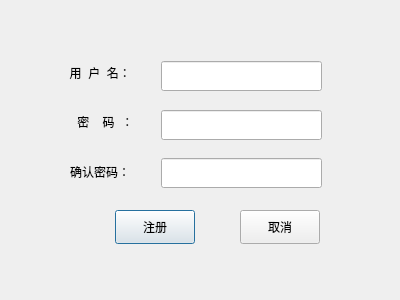
<?xml version="1.0" encoding="UTF-8"?>
<ui version="4.0">
 <class>RegisterDlg</class>
 <widget class="QDialog" name="RegisterDlg">
  <property name="geometry">
   <rect>
    <x>0</x>
    <y>0</y>
    <width>400</width>
    <height>300</height>
   </rect>
  </property>
  <property name="windowTitle">
   <string>Dialog</string>
  </property>
  <widget class="QLabel" name="label">
   <property name="geometry">
    <rect>
     <x>63</x>
     <y>61</y>
     <width>81</width>
     <height>23</height>
    </rect>
   </property>
   <property name="styleSheet">
    <string notr="true">font: 13pt &quot;Ubuntu&quot;;</string>
   </property>
   <property name="text">
    <string>  用  户  名：</string>
   </property>
  </widget>
  <widget class="QLineEdit" name="userLineEdit">
   <property name="geometry">
    <rect>
     <x>161</x>
     <y>61</y>
     <width>161</width>
     <height>30</height>
    </rect>
   </property>
  </widget>
  <widget class="QLabel" name="label_2">
   <property name="geometry">
    <rect>
     <x>64</x>
     <y>110</y>
     <width>81</width>
     <height>23</height>
    </rect>
   </property>
   <property name="styleSheet">
    <string notr="true">font: 13pt &quot;Ubuntu&quot;;</string>
   </property>
   <property name="text">
    <string>    密    码  ：</string>
   </property>
  </widget>
  <widget class="QLineEdit" name="passwdLineEdit">
   <property name="geometry">
    <rect>
     <x>161</x>
     <y>110</y>
     <width>161</width>
     <height>30</height>
    </rect>
   </property>
   <property name="echoMode">
    <enum>QLineEdit::Password</enum>
   </property>
  </widget>
  <widget class="QLabel" name="label_3">
   <property name="geometry">
    <rect>
     <x>70</x>
     <y>160</y>
     <width>75</width>
     <height>23</height>
    </rect>
   </property>
   <property name="styleSheet">
    <string notr="true">font: 13pt &quot;Ubuntu&quot;;</string>
   </property>
   <property name="text">
    <string>确认密码：</string>
   </property>
  </widget>
  <widget class="QLineEdit" name="confirmpasswd">
   <property name="geometry">
    <rect>
     <x>161</x>
     <y>158</y>
     <width>161</width>
     <height>30</height>
    </rect>
   </property>
   <property name="echoMode">
    <enum>QLineEdit::Password</enum>
   </property>
  </widget>
  <widget class="QPushButton" name="OKBtn">
   <property name="geometry">
    <rect>
     <x>115</x>
     <y>210</y>
     <width>80</width>
     <height>34</height>
    </rect>
   </property>
   <property name="styleSheet">
    <string notr="true">font: 13pt &quot;Ubuntu&quot;;</string>
   </property>
   <property name="text">
    <string>注册</string>
   </property>
  </widget>
  <widget class="QPushButton" name="cancelBtn">
   <property name="geometry">
    <rect>
     <x>240</x>
     <y>210</y>
     <width>80</width>
     <height>34</height>
    </rect>
   </property>
   <property name="styleSheet">
    <string notr="true">font: 13pt &quot;Ubuntu&quot;;</string>
   </property>
   <property name="text">
    <string>取消</string>
   </property>
  </widget>
 </widget>
 <resources/>
 <connections/>
</ui>
